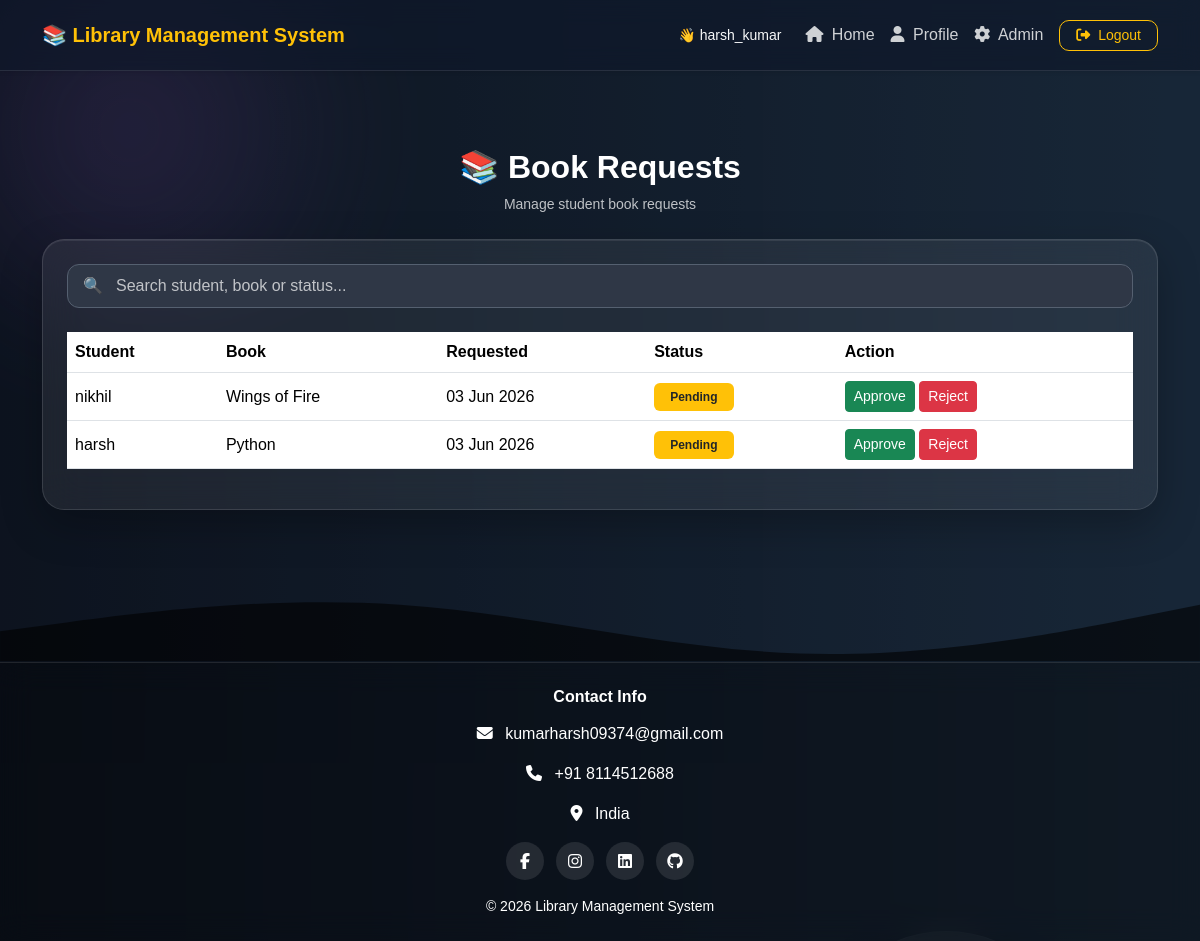
Page /books/view-requests/ (signed in) on the earlier database version.
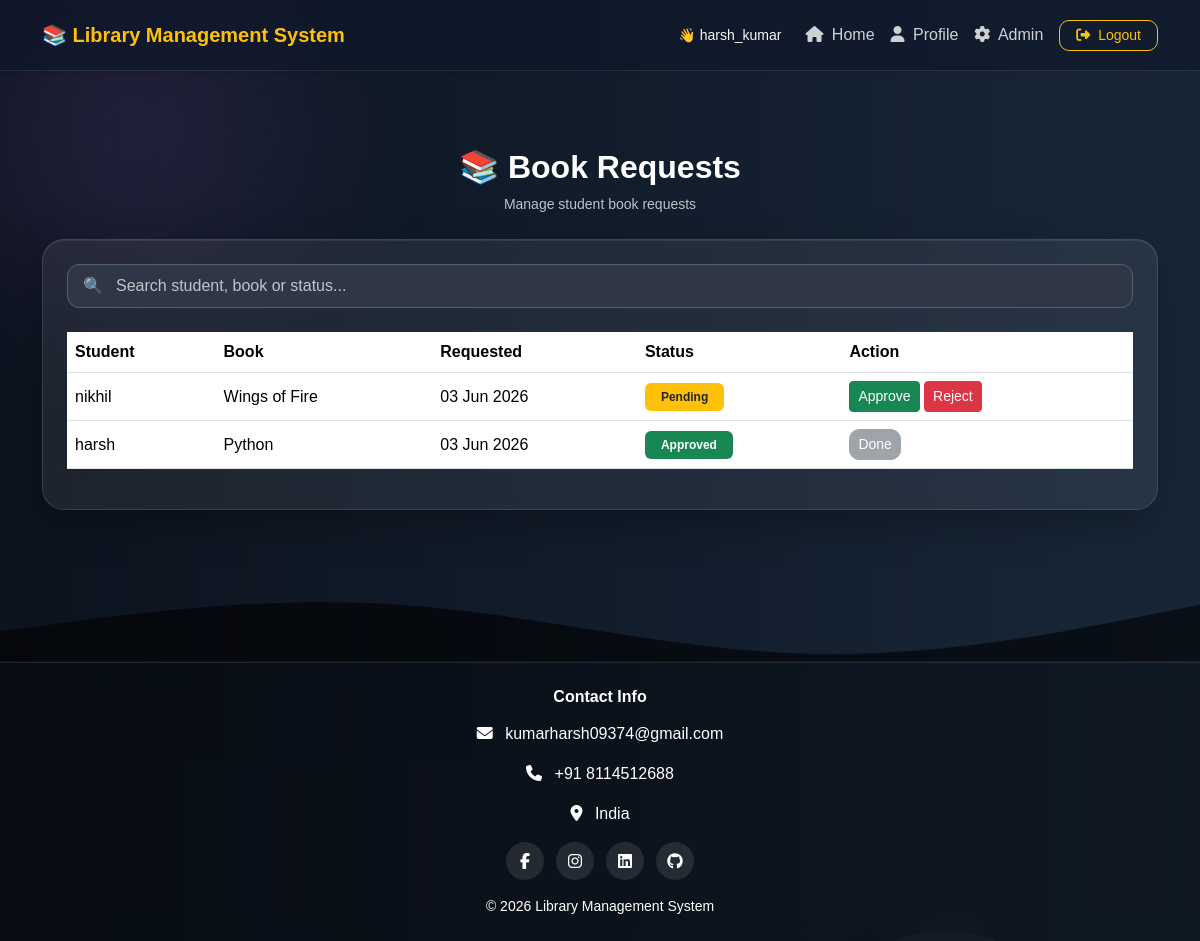
Same page on the later database version.
### books/models.py (models this page shows, shortened)
class BookRequest(models.Model):
    student = models.ForeignKey(
        User,
        on_delete=models.CASCADE
    )
    book = models.ForeignKey(
        Book,
        on_delete=models.CASCADE
    )
    requested_at = models.DateTimeField(
        default=timezone.now
    )
    approved = models.BooleanField(
        default=False
    )

class Book(models.Model):
    title = models.CharField(
        max_length=200
    )
    author = models.CharField(
        max_length=200
    )
    isbn = models.CharField(
        max_length=100,
        default='N/A'
    )
    quantity = models.IntegerField(
        default=1
    )
    added_at = models.DateTimeField(
        default=timezone.now
    )

### books/views.py (the view)
# urls.py: path('view-requests/', views.view_requests, name='view_requests'),
@login_required
def view_requests(request):
    if not (request.user.is_superuser or request.user.is_staff):
        messages.error(request, "Access denied.")
        return redirect('student_dashboard')
    requests = BookRequest.objects.all().order_by('approved', '-id').select_related(
        'student', 'book'
    )
    return render(request, 'books/pending_requests.html', {
        'requests': requests
    })

### books/templates/books/pending_requests.html (shortened to what this page needs)
{% extends 'base.html' %}
{% block content %}
{% include 'includes/dashboard_navbar.html' %}
<div class="container py-5">
    <div class="text-center mb-4">
        <h2 class="text-white fw-bold">📚 Book Requests</h2>
        <p class="text-light opacity-75 small">
            Manage student book requests
        </p>
    </div>
    <div class="glass-card p-4">
        <div class="position-relative mb-4">
            <span class="position-absolute top-50 start-0 translate-middle-y ms-3 text-light opacity-75">
                🔍
            </span>
            <input type="text" id="searchRequest"
                   class="form-control ps-5"
                   placeholder="Search student, book or status..."
                   style="border-radius:12px;">
        </div>
        <div class="table-responsive">
            <table class="table table-hover align-middle text-white" id="requestTable">
                <thead>
                    <tr>
                        <th>Student</th>
                        <th>Book</th>
                        <th>Requested</th>
                        <th>Status</th>
                        <th>Action</th>
                    </tr>
                </thead>
                <tbody>
                    {% for req in requests %}
                    <tr>
                        <td>{{ req.student.username }}</td>
                        <td>{{ req.book.title }}</td>
                        <td>{{ req.requested_at|date:"d M Y" }}</td>
                        <td>
                            {% if req.approved %}
                                <span class="badge bg-success px-3 py-2">Approved</span>
                            {% else %}
                                <span class="badge bg-warning text-dark px-3 py-2">Pending</span>
                            {% endif %}
                        </td>
                        <td class="text-nowrap">
                            {% if not req.approved %}
                            <a href="{% url 'approve_request' req.id %}"
                               class="btn btn-sm btn-success">
                                Approve
                            </a>
                            <a href="{% url 'reject_request' req.id %}"
                               class="btn btn-sm btn-danger"
                               onclick="return confirm('Reject this request?')">
                                Reject
                            </a>
                            {% else %}
                            <button class="btn btn-sm btn-secondary" disabled>
                                Done
                            </button>
                            {% endif %}
                        </td>
                    </tr>
                    {% empty %}
                    <tr>
                        <td colspan="5" class="text-center text-light opacity-75">
                            No Requests Found
                        </td>
                    </tr>
                    {% endfor %}
                </tbody>
            </table>
        </div>
    </div>
</div>
{% endblock %}

Differences in the rows shown:
changed BookRequest "harsh": approved "Pending Approve Reject" → "Approved Done"
